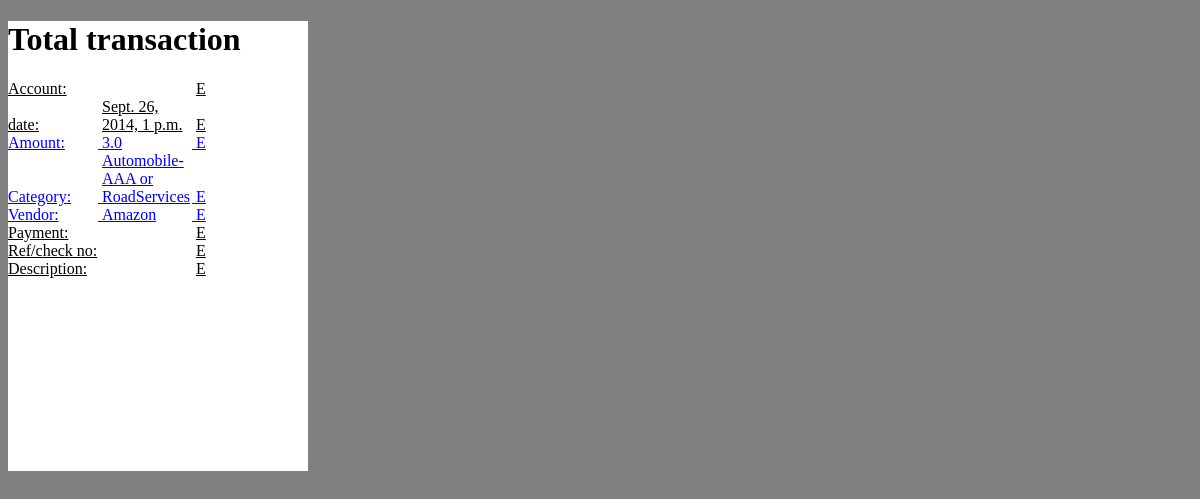
Page /list/total_transaction/1 on the earlier database version.
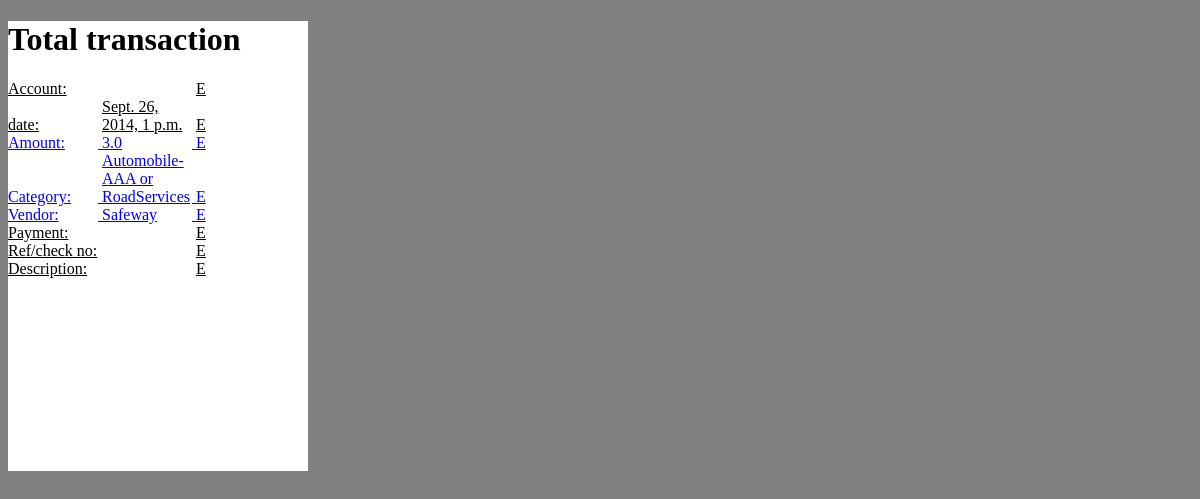
Same page on the later database version.
### fam_account/models.py (models this page shows, shortened)
class Transaction(models.Model):
    amount = models.FloatField(default=0)
    choice = models.ForeignKey(Choice,blank= True, null=True)#parementer says that this field is not mandatory to fill in brower
    vendor = models.ForeignKey(Vendor)
    note = models.CharField(max_length=200,blank=True)#null is only requre for foreigh key
    User = models.ForeignKey(User)
    date = models.DateTimeField()

class Choice(models.Model):
    category = models.ForeignKey(Category)
    name= models.CharField(max_length=200)
    def __unicode__(self):
        return self.category.name+'- ' + self.name

class Category(models.Model):
    name= models.CharField(max_length=200)

class Vendor(models.Model):
    name= models.CharField(max_length=200)
    def __unicode__(self):
        return self.name

### fam_account/views.py (the view)
# urls.py: url(r'^list/total_transaction/(?P<id>\d+)$', views.total_transaction, name='total_transaction'),
def total_transaction(request, id):
    context = RequestContext(request)
    total_transaction = Transaction.objects.get(pk=id)
    context_dict = {
        'total_transaction ': total_transaction,
        'id': id,
        'amount': total_transaction.amount,
        'date' :total_transaction.date,
        'choice':total_transaction.choice,
        'vendor':total_transaction.vendor,
    }
    return render_to_response('fam_account/total_transaction.html', context_dict, context)

### templates/fam_account/total_transaction.html (shortened to what this page needs)
<!DOCTYPE html>
<html>
<head>
    <link rel="stylesheet" href="/static/main.css">
</head>
<body>
<div id="outside">
    <h1>Total transaction</h1>
    <div>
<span>
    Account:
</span>
    <span>
            E
    </span>
    </div>
    <div>
<span>
    date:
</span>
    <span>
        {{date}}
    </span>
    <span>
            E
    </span>
    </div>
    <div>
        <a href="/fam_account/edit_amount/{{id}}">
<span>
    Amount:
</span>
    <span>
        {{ amount }}
    </span>
    <span>
            E
    </span>
        </a>
    </div>
    <div>
        <a href="/category_list/{{id}}">
<span>
    Category:
</span>
    <span>
        {{choice}}
    </span>
    <span>
            E
    </span>
        </a>
    </div>
    <div>
        <a href="/total_transaction/vendor/{{id}}">
<span>
    Vendor:
</span>
    <span>
        {{vendor}}
    </span>
    <span>
        E
    </span>
        </a>
    </div>
    <div>
<span>
    Payment:
</span>
    <span>
            E
    </span>
    </div>
    <div>
<span>
    Ref/check no:
</span>
    <span>
            E
    </span>
    </div>
<div>
<span>
    Description:
</span>
    <span>
            E
    </span>
</div>
<br>
</div>
</body>
</html>

### static/main.css (style rules this page uses)
body { background-color:#808080; }
#outside { background-color:white; width:400px; height:500px; }

### templates/fam_account/total_transaction.html (style rules this page uses)
#outside div span { width :30%; text-decoration: underline; display:inline-block; }

Differences in the rows shown:
no longer on this page (row unchanged): Vendor: name "Amazon"
now on this page (row edited): Vendor: name "Safeway"
